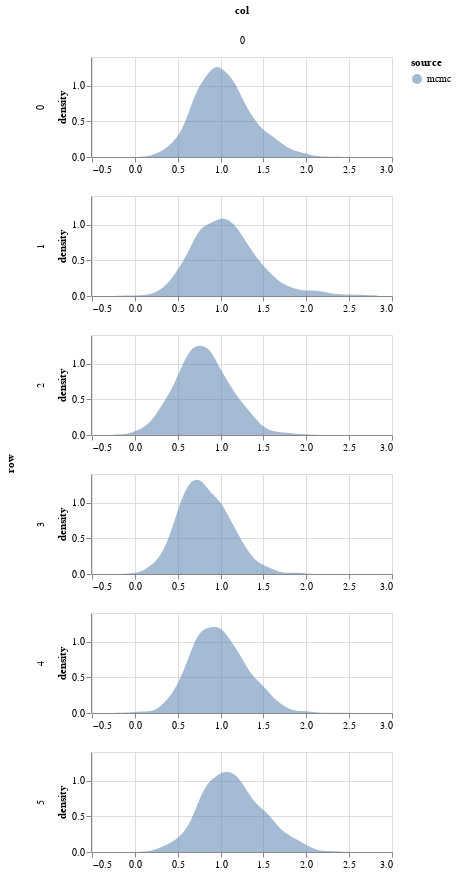

The cell this chart's notebook holds for it:
### Code cell
param = 'beta'
df = get_post_df(ps[param]) 
df['source'] = 'mcmc'
plot_density(df, height=100)

### Figure 1 — Vega-Lite specification as saved in the notebook (floating-point values rounded to 4 significant figures; data arrays with more than 128 entries replaced by an {"elided": "..."} marker saying what was removed)
{"config": {"view": {"continuousWidth": 400, "continuousHeight": 300}}, "data": {"name": "data-f2df329d690954137e1a194d7a6ab3d2"}, "mark": {"type": "area", "opacity": 0.5}, "encoding": {"color": {"type": "nominal", "field": "source"}, "column": {"type": "quantitative", "field": "col"}, "row": {"type": "quantitative", "field": "row"}, "x": {"type": "quantitative", "field": "value", "title": null}, "y": {"type": "quantitative", "field": "density"}}, "height": 100, "resolve": {"scale": {"x": "independent"}}, "transform": [{"fold": ["value"]}, {"density": "value", "groupby": ["cn", "row", "col", "source"]}], "width": 300, "$schema": "https://vega.github.io/schema/vega-lite/v4.8.1.json", "datasets": {"data-f2df329d690954137e1a194d7a6ab3d2": {"elided": "6000 records"}}}
